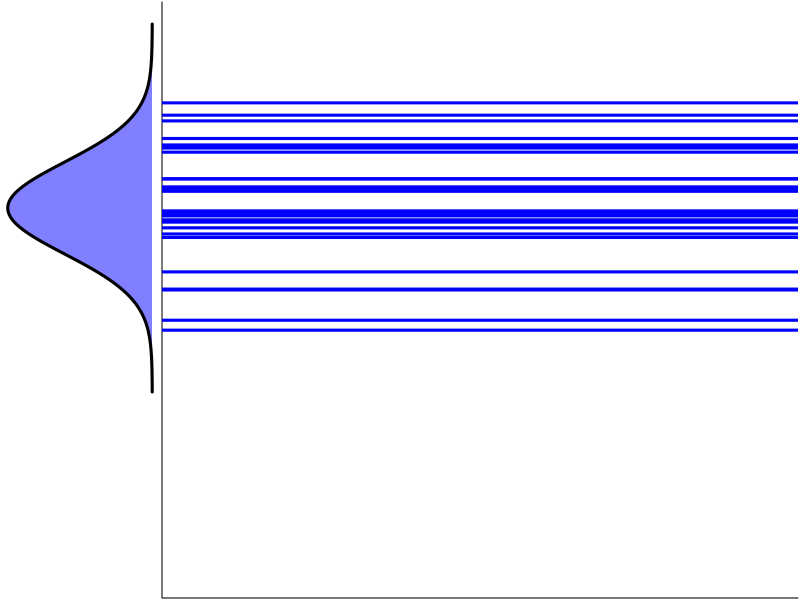
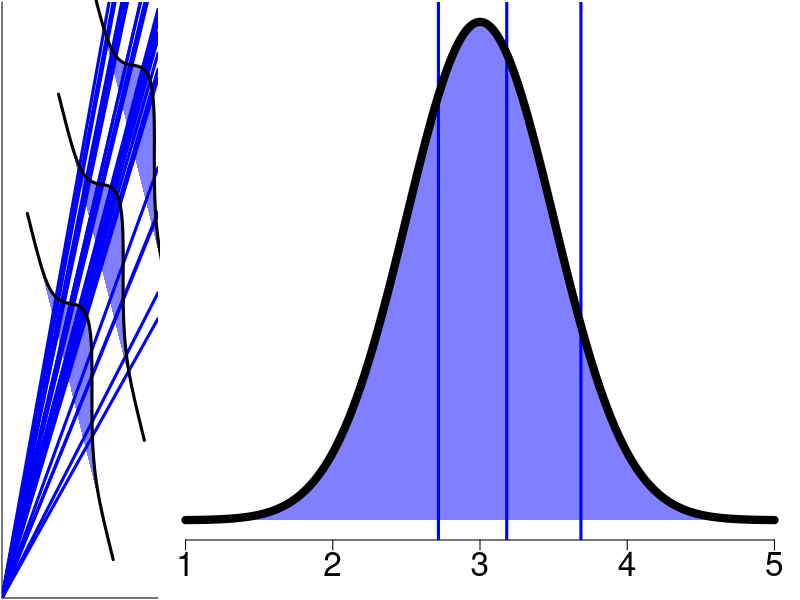
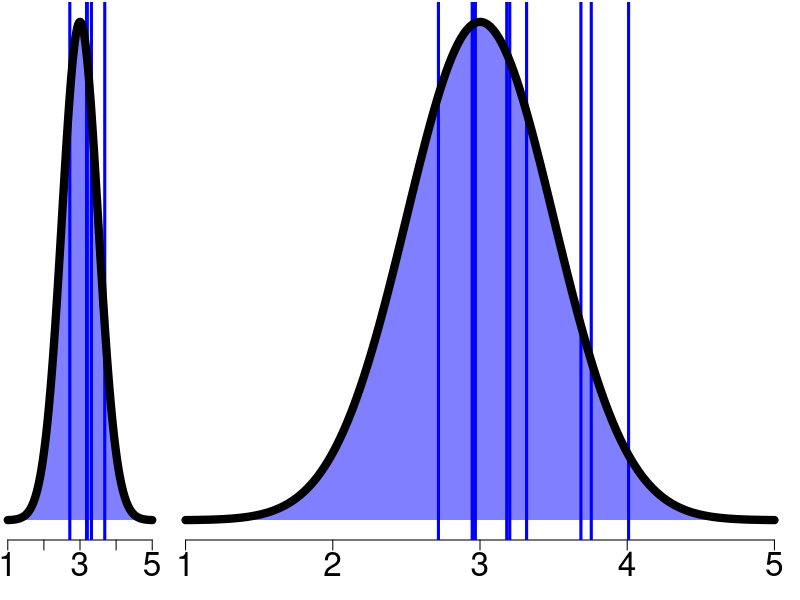
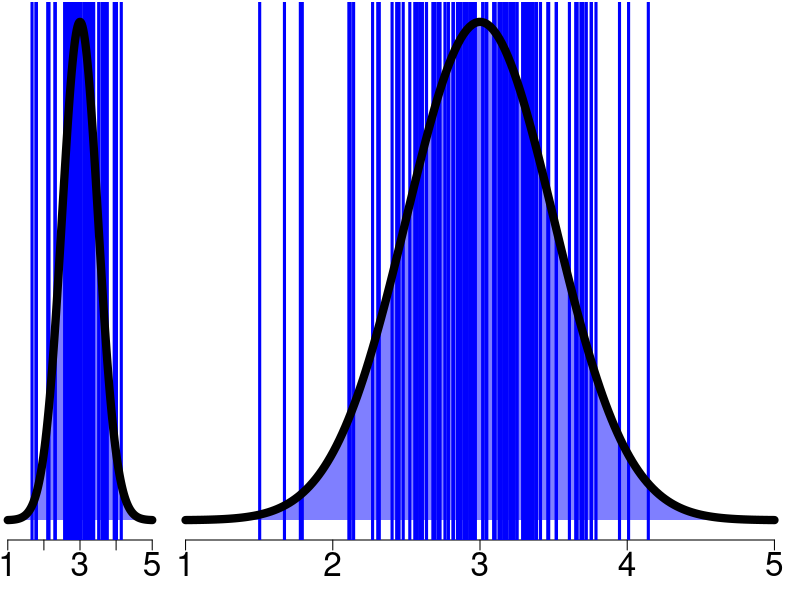
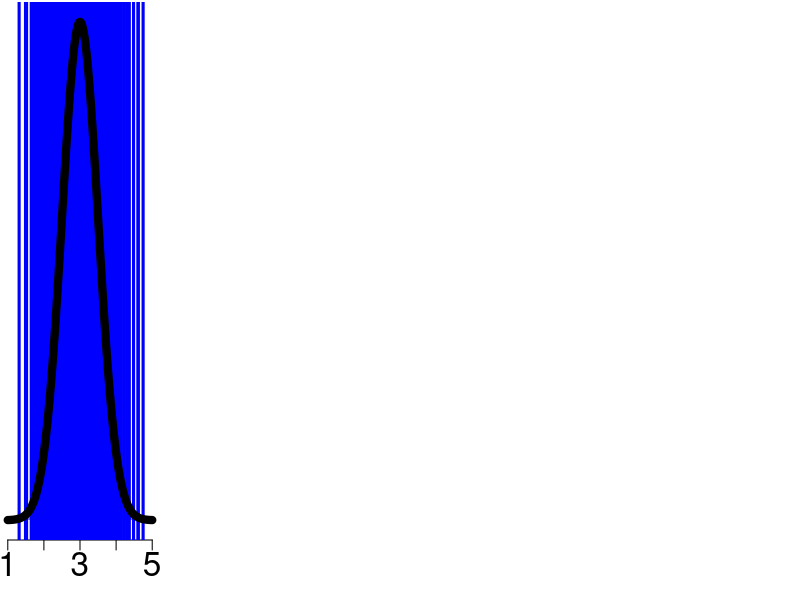
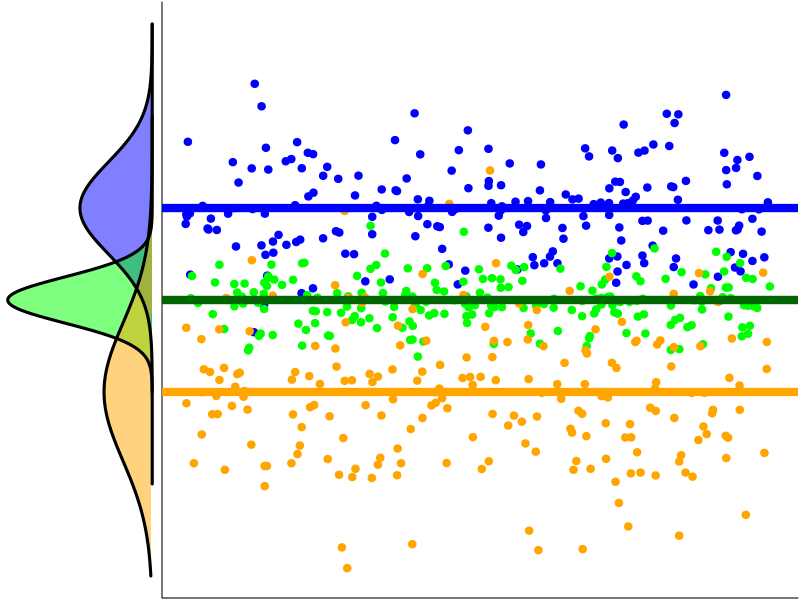
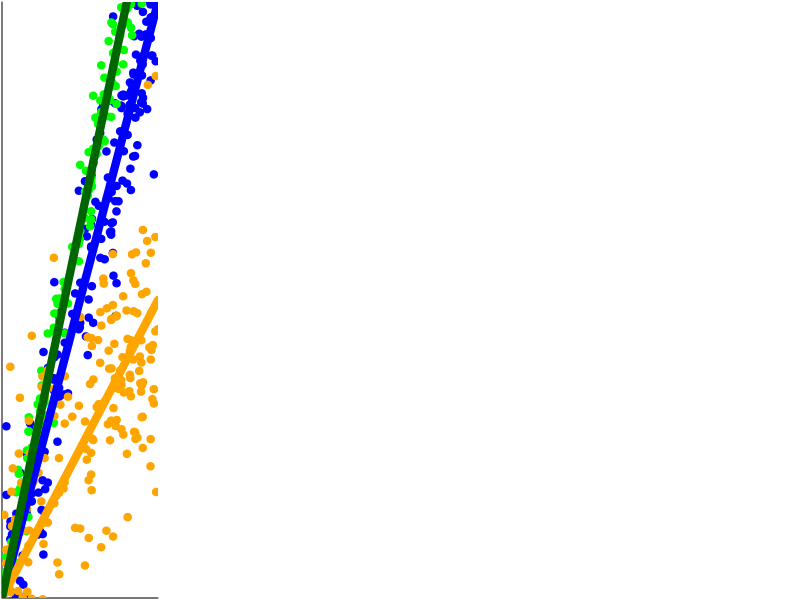

Here is the R script that generated these plots, in order:
## ---- chunk 1
zones=matrix(c(1,2), ncol=2, byrow=TRUE)
layout(zones, widths=c(1/5,4/5), heights=c(1/5,4/5))

val <- seq(-1, 3, length = 200)
marginal <- dnorm(val, mean = 1, sd = 0.5)

par(mar = c(0.1, 0.1, 0.1, 0.1))
plot(-marginal,val,
     type = "n",
     ylim = c(-3,3),
     axes = FALSE,
     xlab = "",
     ylab = "") 

polygon(x = c(-marginal,-marginal[1]),
        y = c(val, val[1]),
        col = rgb(0,0,1, 0.5),border = NA)

lines(-marginal,val, lwd = 3)

plot(0,0,
     type = "n",
     xlim = c(0,5),
     ylim = c(-3,3),
     bty="L",
     xaxt = "n",
     yaxt = "n",
     xlab = "",
     ylab = "",) 

set.seed(42)
abline(h = rnorm(30, mean = 1, sd = 0.5),
       lwd = 3,
       col = "blue")
## ---- chunk 2
plot(0,0,
     type = "n",
     xlim = c(0,5),
     ylim = c(0,5),
     bty="L",
     xaxt = "n",
     yaxt = "n",
     xlab = "",
     ylab = "",
     xaxs = "i",
     yaxs = "i") 

set.seed(42)
for(i in 1:30){
abline(a = 0, b = rnorm(1, mean = 1, sd = 0.2),
       lwd = 3,
       col = "blue")
}

marginalRot <- spdep::Rotation(cbind(-marginal,val), angle = 3.9)

par(xpd = TRUE)

polygon(x = c(marginalRot[,1] + 1.5,marginalRot[1,1] + 1.5),
        y = c(marginalRot[,2] + 2.5, marginalRot[1,2] + 2.5),
        col = rgb(0,0,1, 0.5),border = NA)

polygon(x = c(marginalRot[,1] + 2.5,marginalRot[1,1] + 2.5),
        y = c(marginalRot[,2] + 3.5, marginalRot[1,2] + 3.5),
        col = rgb(0,0,1, 0.5),border = NA)

polygon(x = c(marginalRot[,1] + 3.5,marginalRot[1,1] + 3.5),
        y = c(marginalRot[,2] + 4.5, marginalRot[1,2] + 4.5),
        col = rgb(0,0,1, 0.5),border = NA)

lines(marginalRot[,1]+1.5, marginalRot[,2] + 2.5, lwd = 3)
lines(marginalRot[,1]+2.5, marginalRot[,2] + 3.5, lwd = 3)
lines(marginalRot[,1]+3.5, marginalRot[,2] + 4.5, lwd = 3)
par(xpd = FALSE)
## ---- chunk 3
val <- seq(1, 5, length = 200)
marginal <- dnorm(val, mean = 3, sd = 0.5)

par(mar = c(3, 0.1, 0.1, 0.1))
plot(val, marginal,
     type = "n",
     yaxt = "n",
     xlab = "",
     ylab = "",
     frame.plot = FALSE,
     cex.axis = 2) 


set.seed(42)
sampl <- rnorm(3, mean = 3, sd = 0.5)
abline(v = sampl,
       lwd = 3,
       col = "blue")

polygon(x = c(val, val[1]),
        y = c(marginal,marginal[1]),
        col = rgb(0,0,1, 0.5),border = NA)

lines(val,marginal, lwd = 8)
## ---- chunk 4
val <- seq(1, 5, length = 200)
marginal <- dnorm(val, mean = 3, sd = 0.5)

par(mar = c(3, 0.1, 0.1, 0.1))
plot(val, marginal,
     type = "n",
     yaxt = "n",
     xlab = "",
     ylab = "",
     frame.plot = FALSE,
     cex.axis = 2) 

set.seed(42)
sampl <- rnorm(5, mean = 3, sd = 0.5)
abline(v = sampl,
       lwd = 3,
       col = "blue")

polygon(x = c(val, val[1]),
        y = c(marginal,marginal[1]),
        col = rgb(0,0,1, 0.5),border = NA)

lines(val,marginal, lwd = 8)
## ---- chunk 5
val <- seq(1, 5, length = 200)
marginal <- dnorm(val, mean = 3, sd = 0.5)

par(mar = c(3, 0.1, 0.1, 0.1))
plot(val, marginal,
     type = "n",
     yaxt = "n",
     xlab = "",
     ylab = "",
     frame.plot = FALSE,
     cex.axis = 2) 

set.seed(42)
sampl <- rnorm(10, mean = 3, sd = 0.5)
abline(v = sampl,
       lwd = 3,
       col = "blue")

polygon(x = c(val, val[1]),
        y = c(marginal,marginal[1]),
        col = rgb(0,0,1, 0.5),border = NA)

lines(val,marginal, lwd = 8)
## ---- chunk 6
val <- seq(1, 5, length = 200)
marginal <- dnorm(val, mean = 3, sd = 0.5)

par(mar = c(3, 0.1, 0.1, 0.1))
plot(val, marginal,
     type = "n",
     yaxt = "n",
     xlab = "",
     ylab = "",
     frame.plot = FALSE,
     cex.axis = 2) 

set.seed(42)
sampl <- rnorm(50, mean = 3, sd = 0.5)
abline(v = sampl,
       lwd = 3,
       col = "blue")

polygon(x = c(val, val[1]),
        y = c(marginal,marginal[1]),
        col = rgb(0,0,1, 0.5),border = NA)

lines(val,marginal, lwd = 8)
## ---- chunk 7
val <- seq(1, 5, length = 200)
marginal <- dnorm(val, mean = 3, sd = 0.5)

par(mar = c(3, 0.1, 0.1, 0.1))
plot(val, marginal,
     type = "n",
     yaxt = "n",
     xlab = "",
     ylab = "",
     frame.plot = FALSE,
     cex.axis = 2) 

set.seed(42)
sampl <- rnorm(100, mean = 3, sd = 0.5)
abline(v = sampl,
       lwd = 3,
       col = "blue")

polygon(x = c(val, val[1]),
        y = c(marginal,marginal[1]),
        col = rgb(0,0,1, 0.5),border = NA)

lines(val,marginal, lwd = 8)
## ---- chunk 8
val <- seq(1, 5, length = 200)
marginal <- dnorm(val, mean = 3, sd = 0.5)

par(mar = c(3, 0.1, 0.1, 0.1))
plot(val, marginal,
     type = "n",
     yaxt = "n",
     xlab = "",
     ylab = "",
     frame.plot = FALSE,
     cex.axis = 2) 

set.seed(42)
sampl <- rnorm(1000, mean = 3, sd = 0.5)
abline(v = sampl,
       lwd = 3,
       col = "blue")

polygon(x = c(val, val[1]),
        y = c(marginal,marginal[1]),
        col = rgb(0,0,1, 0.5),border = NA)

lines(val,marginal, lwd = 8)
## ---- chunk 9
zones=matrix(c(1,2), ncol=2, byrow=TRUE)
layout(zones, widths=c(1/5,4/5), heights=c(1/5,4/5))

val <- seq(-1, 3, length = 200)
marginal <- dnorm(val, mean = 1, sd = 0.5)

val1 <- seq(-2, 2, length = 200)
marginal1 <- dnorm(val1, mean = 0, sd = 0.25)

val2 <- seq(-3, 3, length = 200)
marginal2 <- dnorm(val2, mean = -1, sd = 0.75)

par(mar = c(0.1, 0.1, 0.1, 0.1))
plot(-marginal1,val1,
     type = "n",
     ylim = c(-3,3),
     axes = FALSE,
     xlab = "",
     ylab = "") 

polygon(x = c(-marginal,-marginal[1]),
        y = c(val, val[1]),
        col = rgb(0,0,1, 0.5),border = NA)

polygon(x = c(-marginal1,-marginal1[1]),
        y = c(val1, val1[1]) ,
        col = rgb(0,1,0, 0.5),border = NA)

polygon(x = c(-marginal2,-marginal2[1]),
        y = c(val2, val2[1]) ,
        col = rgb(1,0.65,0, 0.5),border = NA)

lines(-marginal,val, lwd = 3)
lines(-marginal1,val1, lwd = 3)
lines(-marginal2,val2, lwd = 3)

plot(0,0,
     type = "n",
     xlim = c(0,5),
     ylim = c(-3,3),
     bty="L",
     xaxt = "n",
     yaxt = "n",
     xlab = "",
     ylab = "",) 

set.seed(42)

points(runif(200, 0, 5),
       rnorm(200, mean = 1, sd = 0.5),
       pch = 19, col = "blue") 

points(runif(200, 0, 5),
       rnorm(200, mean = 0, sd = 0.25),
       pch = 19, col = "green") 

points(runif(200, 0, 5),
       rnorm(200, mean = -1, sd = 0.75),
       pch = 19, col = "orange") 

abline(h = c(1, 0, -1),
       lwd = 8,
       col = c("blue", "darkgreen", "orange"))
## ---- chunk 10

val <- seq(-1, 3, length = 200)
marginal <- dnorm(val, mean = 1, sd = 0.5)

val1 <- seq(-2, 2, length = 200)
marginal1 <- dnorm(val1, mean = 0.5, sd = 0.25)

val2 <- seq(-3, 3, length = 200)
marginal2 <- dnorm(val2, mean = 0.25, sd = 0.75)

plot(0,0,
     type = "n",
     xlim = c(0,5),
     ylim = c(0,5),
     bty="L",
     xaxt = "n",
     yaxt = "n",
     xlab = "",
     ylab = "",
     xaxs = "i",
     yaxs = "i") 

x <- runif(200, 0, 5)
points(x,
       rnorm(200, mean = x, sd = 0.5),
       pch = 19, col = "blue") 

points(x,
       rnorm(200, mean = 1.25 * x, sd = 0.25),
       pch = 19, col = "green") 

points(x,
       rnorm(200, mean = 0.5 * x, sd = 0.75),
       pch = 19, col = "orange") 

abline(a = 0, b = 1,
       lwd = 8,
       col = "blue")

abline(a = 0, b = 0.5,
       lwd = 8,
       col = "orange")

abline(a = 0, b = 1.25,
       lwd = 8,
       col = "darkgreen")
